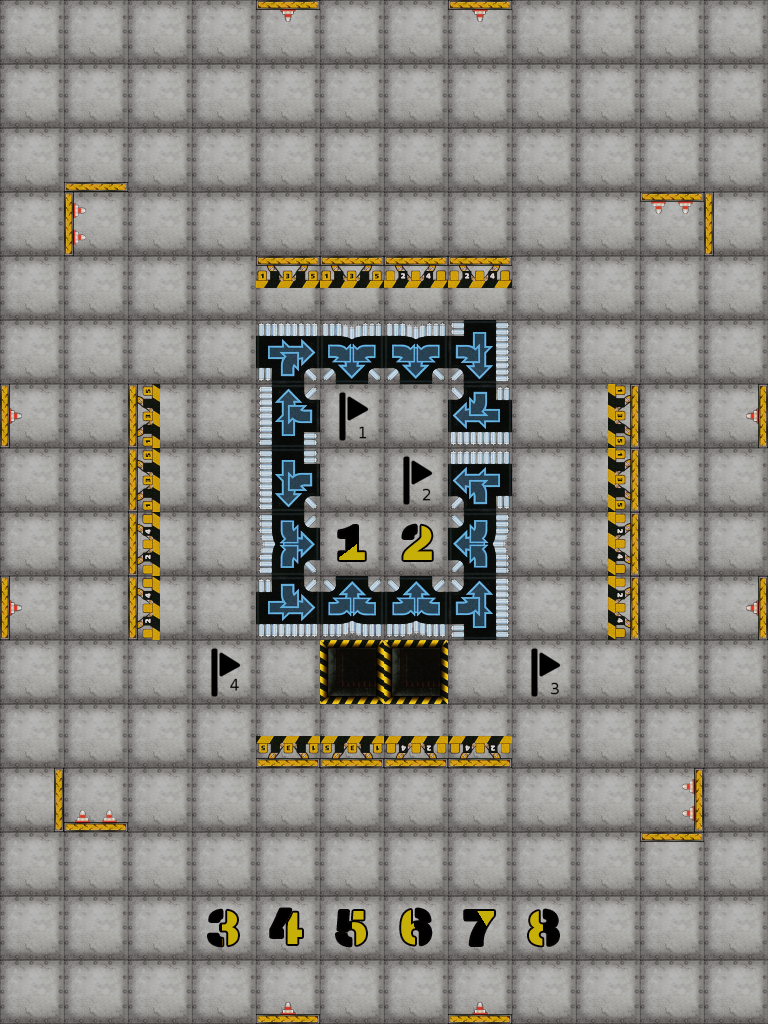

A 2D game scene composited from a Tiled map and its tileset images. What follows is a short description and the map's XML, with every tile layer's data as written:
An orthogonal 12x16 tile map with 64x64 px tiles, 14 tile layers (Board, Start, Flag, Hole, ...).

<map version="1.5" tiledversion="1.6.0" orientation="orthogonal" renderorder="right-down" compressionlevel="0" width="12" height="16" tilewidth="64" tileheight="64" infinite="0" nextlayerid="17" nextobjectid="1">
 <tileset firstgid="1" source="tiles.tsx" />
 <layer id="1" name="Board" width="12" height="16">
  <data encoding="csv">
5,5,5,5,5,5,5,5,5,5,5,5,
5,5,5,5,5,5,5,5,5,5,5,5,
5,5,5,5,5,5,5,5,5,5,5,5,
5,5,5,5,5,5,5,5,5,5,5,5,
5,5,5,5,5,5,5,5,5,5,5,5,
5,5,5,5,5,5,5,5,5,5,5,5,
5,5,5,5,5,5,5,5,5,5,5,5,
5,5,5,5,5,5,5,5,5,5,5,5,
5,5,5,5,5,5,5,5,5,5,5,5,
5,5,5,5,5,5,5,5,5,5,5,5,
5,5,5,5,5,5,5,5,5,5,5,5,
5,5,5,5,5,5,5,5,5,5,5,5,
5,5,5,5,5,5,5,5,5,5,5,5,
5,5,5,5,5,5,5,5,5,5,5,5,
5,5,5,5,5,5,5,5,5,5,5,5,
5,5,5,5,5,5,5,5,5,5,5,5
</data>
 </layer>
 <layer id="3" name="Start" width="12" height="16">
  <data encoding="csv">
0,0,0,0,0,0,0,0,0,0,0,0,
0,0,0,0,0,0,0,0,0,0,0,0,
0,0,0,0,0,0,0,0,0,0,0,0,
0,0,0,0,0,0,0,0,0,0,0,0,
0,0,0,0,0,0,0,0,0,0,0,0,
0,0,0,0,0,0,0,0,0,0,0,0,
0,0,0,0,0,0,0,0,0,0,0,0,
0,0,0,0,0,0,0,0,0,0,0,0,
0,0,0,0,0,121,122,0,0,0,0,0,
0,0,0,0,0,0,0,0,0,0,0,0,
0,0,0,0,0,0,0,0,0,0,0,0,
0,0,0,0,0,0,0,0,0,0,0,0,
0,0,0,0,0,0,0,0,0,0,0,0,
0,0,0,0,0,0,0,0,0,0,0,0,
0,0,0,123,124,129,130,131,132,0,0,0,
0,0,0,0,0,0,0,0,0,0,0,0
</data>
 </layer>
 <layer id="5" name="Flag" width="12" height="16">
  <data encoding="csv">
0,0,0,0,0,0,0,0,0,0,0,0,
0,0,0,0,0,0,0,0,0,0,0,0,
0,0,0,0,0,0,0,0,0,0,0,0,
0,0,0,0,0,0,0,0,0,0,0,0,
0,0,0,0,0,0,0,0,0,0,0,0,
0,0,0,0,0,0,0,0,0,0,0,0,
0,0,0,0,0,55,0,0,0,0,0,0,
0,0,0,0,0,0,63,0,0,0,0,0,
0,0,0,0,0,0,0,0,0,0,0,0,
0,0,0,0,0,0,0,0,0,0,0,0,
0,0,0,79,0,0,0,0,71,0,0,0,
0,0,0,0,0,0,0,0,0,0,0,0,
0,0,0,0,0,0,0,0,0,0,0,0,
0,0,0,0,0,0,0,0,0,0,0,0,
0,0,0,0,0,0,0,0,0,0,0,0,
0,0,0,0,0,0,0,0,0,0,0,0
</data>
 </layer>
 <layer id="6" name="Hole" width="12" height="16">
  <data encoding="csv">
0,0,0,0,0,0,0,0,0,0,0,0,
0,0,0,0,0,0,0,0,0,0,0,0,
0,0,0,0,0,0,0,0,0,0,0,0,
0,0,0,0,0,0,0,0,0,0,0,0,
0,0,0,0,0,0,0,0,0,0,0,0,
0,0,0,0,0,0,0,0,0,0,0,0,
0,0,0,0,0,0,0,0,0,0,0,0,
0,0,0,0,0,0,0,0,0,0,0,0,
0,0,0,0,0,0,0,0,0,0,0,0,
0,0,0,0,0,0,0,0,0,0,0,0,
0,0,0,0,0,6,6,0,0,0,0,0,
0,0,0,0,0,0,0,0,0,0,0,0,
0,0,0,0,0,0,0,0,0,0,0,0,
0,0,0,0,0,0,0,0,0,0,0,0,
0,0,0,0,0,0,0,0,0,0,0,0,
0,0,0,0,0,0,0,0,0,0,0,0
</data>
 </layer>
 <layer id="10" name="Repair" width="12" height="16">
  <data encoding="csv">
0,0,0,0,0,0,0,0,0,0,0,0,
0,0,0,0,0,0,0,0,0,0,0,0,
0,0,0,0,0,0,0,0,0,0,0,0,
0,0,0,0,0,0,0,0,0,0,0,0,
0,0,0,0,0,0,0,0,0,0,0,0,
0,0,0,0,0,0,0,0,0,0,0,0,
0,0,0,0,0,0,0,0,0,0,0,0,
0,0,0,0,0,0,0,0,0,0,0,0,
0,0,0,0,0,0,0,0,0,0,0,0,
0,0,0,0,0,0,0,0,0,0,0,0,
0,0,0,0,0,0,0,0,0,0,0,0,
0,0,0,0,0,0,0,0,0,0,0,0,
0,0,0,0,0,0,0,0,0,0,0,0,
0,0,0,0,0,0,0,0,0,0,0,0,
0,0,0,0,0,0,0,0,0,0,0,0,
0,0,0,0,0,0,0,0,0,0,0,0
</data>
 </layer>
 <layer id="11" name="Upgrade" width="12" height="16">
  <data encoding="csv">
0,0,0,0,0,0,0,0,0,0,0,0,
0,0,0,0,0,0,0,0,0,0,0,0,
0,0,0,0,0,0,0,0,0,0,0,0,
0,0,0,0,0,0,0,0,0,0,0,0,
0,0,0,0,0,0,0,0,0,0,0,0,
0,0,0,0,0,0,0,0,0,0,0,0,
0,0,0,0,0,0,0,0,0,0,0,0,
0,0,0,0,0,0,0,0,0,0,0,0,
0,0,0,0,0,0,0,0,0,0,0,0,
0,0,0,0,0,0,0,0,0,0,0,0,
0,0,0,0,0,0,0,0,0,0,0,0,
0,0,0,0,0,0,0,0,0,0,0,0,
0,0,0,0,0,0,0,0,0,0,0,0,
0,0,0,0,0,0,0,0,0,0,0,0,
0,0,0,0,0,0,0,0,0,0,0,0,
0,0,0,0,0,0,0,0,0,0,0,0
</data>
 </layer>
 <layer id="12" name="Gear" width="12" height="16">
  <data encoding="csv">
0,0,0,0,0,0,0,0,0,0,0,0,
0,0,0,0,0,0,0,0,0,0,0,0,
0,0,0,0,0,0,0,0,0,0,0,0,
0,0,0,0,0,0,0,0,0,0,0,0,
0,0,0,0,0,0,0,0,0,0,0,0,
0,0,0,0,0,0,0,0,0,0,0,0,
0,0,0,0,0,0,0,0,0,0,0,0,
0,0,0,0,0,0,0,0,0,0,0,0,
0,0,0,0,0,0,0,0,0,0,0,0,
0,0,0,0,0,0,0,0,0,0,0,0,
0,0,0,0,0,0,0,0,0,0,0,0,
0,0,0,0,0,0,0,0,0,0,0,0,
0,0,0,0,0,0,0,0,0,0,0,0,
0,0,0,0,0,0,0,0,0,0,0,0,
0,0,0,0,0,0,0,0,0,0,0,0,
0,0,0,0,0,0,0,0,0,0,0,0
</data>
 </layer>
 <layer id="13" name="Conveyor" width="12" height="16">
  <data encoding="csv">
0,0,0,0,0,0,0,0,0,0,0,0,
0,0,0,0,0,0,0,0,0,0,0,0,
0,0,0,0,0,0,0,0,0,0,0,0,
0,0,0,0,0,0,0,0,0,0,0,0,
0,0,0,0,0,0,0,0,0,0,0,0,
0,0,0,0,78,82,82,86,0,0,0,0,
0,0,0,0,77,0,0,85,0,0,0,0,
0,0,0,0,75,0,0,76,0,0,0,0,
0,0,0,0,81,0,0,83,0,0,0,0,
0,0,0,0,74,84,84,73,0,0,0,0,
0,0,0,0,0,0,0,0,0,0,0,0,
0,0,0,0,0,0,0,0,0,0,0,0,
0,0,0,0,0,0,0,0,0,0,0,0,
0,0,0,0,0,0,0,0,0,0,0,0,
0,0,0,0,0,0,0,0,0,0,0,0,
0,0,0,0,0,0,0,0,0,0,0,0
</data>
 </layer>
 <layer id="16" name="LaserDouble" width="12" height="16">
  <data encoding="csv">
0,0,0,0,0,0,0,0,0,0,0,0,
0,0,0,0,0,0,0,0,0,0,0,0,
0,0,0,0,0,0,0,0,0,0,0,0,
0,0,0,0,0,0,0,0,0,0,0,0,
0,0,0,0,0,0,0,0,0,0,0,0,
0,0,0,0,0,0,0,0,0,0,0,0,
0,0,0,0,0,0,0,0,0,0,0,0,
0,0,0,0,0,0,0,0,0,0,0,0,
0,0,0,0,0,0,0,0,0,0,0,0,
0,0,0,0,0,0,0,0,0,0,0,0,
0,0,0,0,0,0,0,0,0,0,0,0,
0,0,0,0,0,0,0,0,0,0,0,0,
0,0,0,0,0,0,0,0,0,0,0,0,
0,0,0,0,0,0,0,0,0,0,0,0,
0,0,0,0,0,0,0,0,0,0,0,0,
0,0,0,0,0,0,0,0,0,0,0,0
</data>
 </layer>
 <layer id="7" name="Laser" width="12" height="16">
  <data encoding="csv">
0,0,0,0,0,0,0,0,0,0,0,0,
0,0,0,0,0,0,0,0,0,0,0,0,
0,0,0,0,0,0,0,0,0,0,0,0,
0,0,0,0,0,0,0,0,0,0,0,0,
0,0,0,0,0,0,0,0,0,0,0,0,
0,0,0,0,0,0,0,0,0,0,0,0,
0,0,0,0,0,0,0,0,0,0,0,0,
0,0,0,0,0,0,0,0,0,0,0,0,
0,0,0,0,0,0,0,0,0,0,0,0,
0,0,0,0,0,0,0,0,0,0,0,0,
0,0,0,0,0,0,0,0,0,0,0,0,
0,0,0,0,0,0,0,0,0,0,0,0,
0,0,0,0,0,0,0,0,0,0,0,0,
0,0,0,0,0,0,0,0,0,0,0,0,
0,0,0,0,0,0,0,0,0,0,0,0,
0,0,0,0,0,0,0,0,0,0,0,0
</data>
 </layer>
 <layer id="9" name="LaserWall" width="12" height="16">
  <data encoding="csv">
0,0,0,0,45,0,0,45,0,0,0,0,
0,0,0,0,0,0,0,0,0,0,0,0,
0,0,0,0,0,0,0,0,0,0,0,0,
0,93,0,0,0,0,0,0,0,0,94,0,
0,0,0,0,0,0,0,0,0,0,0,0,
0,0,0,0,0,0,0,0,0,0,0,0,
38,0,0,0,0,0,0,0,0,0,0,46,
0,0,0,0,0,0,0,0,0,0,0,0,
0,0,0,0,0,0,0,0,0,0,0,0,
38,0,0,0,0,0,0,0,0,0,0,46,
0,0,0,0,0,0,0,0,0,0,0,0,
0,0,0,0,0,0,0,0,0,0,0,0,
0,87,0,0,0,0,0,0,0,0,95,96,
0,0,0,0,0,0,0,0,0,0,0,0,
0,0,0,0,0,0,0,0,0,0,0,0,
0,0,0,0,37,0,0,37,0,0,0,0
</data>
 </layer>
 <layer id="15" name="Pusher" width="12" height="16">
  <data encoding="csv">
0,0,0,0,0,0,0,0,0,0,0,0,
0,0,0,0,0,0,0,0,0,0,0,0,
0,0,0,0,0,0,0,0,0,0,0,0,
0,0,0,0,0,0,0,0,0,0,0,0,
0,0,0,0,9,9,1,1,0,0,0,0,
0,0,0,0,0,0,0,0,0,0,0,0,
0,0,12,0,0,0,0,0,0,10,0,0,
0,0,12,0,0,0,0,0,0,10,0,0,
0,0,4,0,0,0,0,0,0,2,0,0,
0,0,4,0,0,0,0,0,0,2,0,0,
0,0,0,0,0,0,0,0,0,0,0,0,
0,0,0,0,3,3,11,11,0,0,0,0,
0,0,0,0,0,0,0,0,0,0,0,0,
0,0,0,0,0,0,0,0,0,0,0,0,
0,0,0,0,0,0,0,0,0,0,0,0,
0,0,0,0,0,0,0,0,0,0,0,0
</data>
 </layer>
 <layer id="8" name="Wall" width="12" height="16">
  <data encoding="csv">
0,0,0,0,0,0,0,0,0,0,0,0,
0,0,0,0,0,0,0,0,0,0,0,0,
0,29,0,0,0,0,0,0,0,0,0,0,
0,0,0,0,0,0,0,0,0,0,0,30,
0,0,0,0,0,0,0,0,0,0,0,0,
0,0,0,0,0,0,0,0,0,0,0,0,
0,0,0,0,0,0,0,0,0,0,0,0,
0,0,0,0,0,0,0,0,0,0,0,0,
0,0,0,0,0,0,0,0,0,0,0,0,
0,0,0,0,0,0,0,0,0,0,0,0,
0,0,0,0,0,0,0,0,0,0,0,0,
0,0,0,0,0,0,0,0,0,0,0,0,
23,0,0,0,0,0,0,0,0,0,0,0,
0,0,0,0,0,0,0,0,0,0,31,0,
0,0,0,0,0,0,0,0,0,0,0,0,
0,0,0,0,0,0,0,0,0,0,0,0
</data>
 </layer>
 <layer id="2" name="Player" width="12" height="16">
  <data encoding="csv">
0,0,0,0,0,0,0,0,0,0,0,0,
0,0,0,0,0,0,0,0,0,0,0,0,
0,0,0,0,0,0,0,0,0,0,0,0,
0,0,0,0,0,0,0,0,0,0,0,0,
0,0,0,0,0,0,0,0,0,0,0,0,
0,0,0,0,0,0,0,0,0,0,0,0,
0,0,0,0,0,0,0,0,0,0,0,0,
0,0,0,0,0,0,0,0,0,0,0,0,
0,0,0,0,0,0,0,0,0,0,0,0,
0,0,0,0,0,0,0,0,0,0,0,0,
0,0,0,0,0,0,0,0,0,0,0,0,
0,0,0,0,0,0,0,0,0,0,0,0,
0,0,0,0,0,0,0,0,0,0,0,0,
0,0,0,0,0,0,0,0,0,0,0,0,
0,0,0,0,0,0,0,0,0,0,0,0,
0,0,0,0,0,0,0,0,0,0,0,0
</data>
 </layer>
</map>
